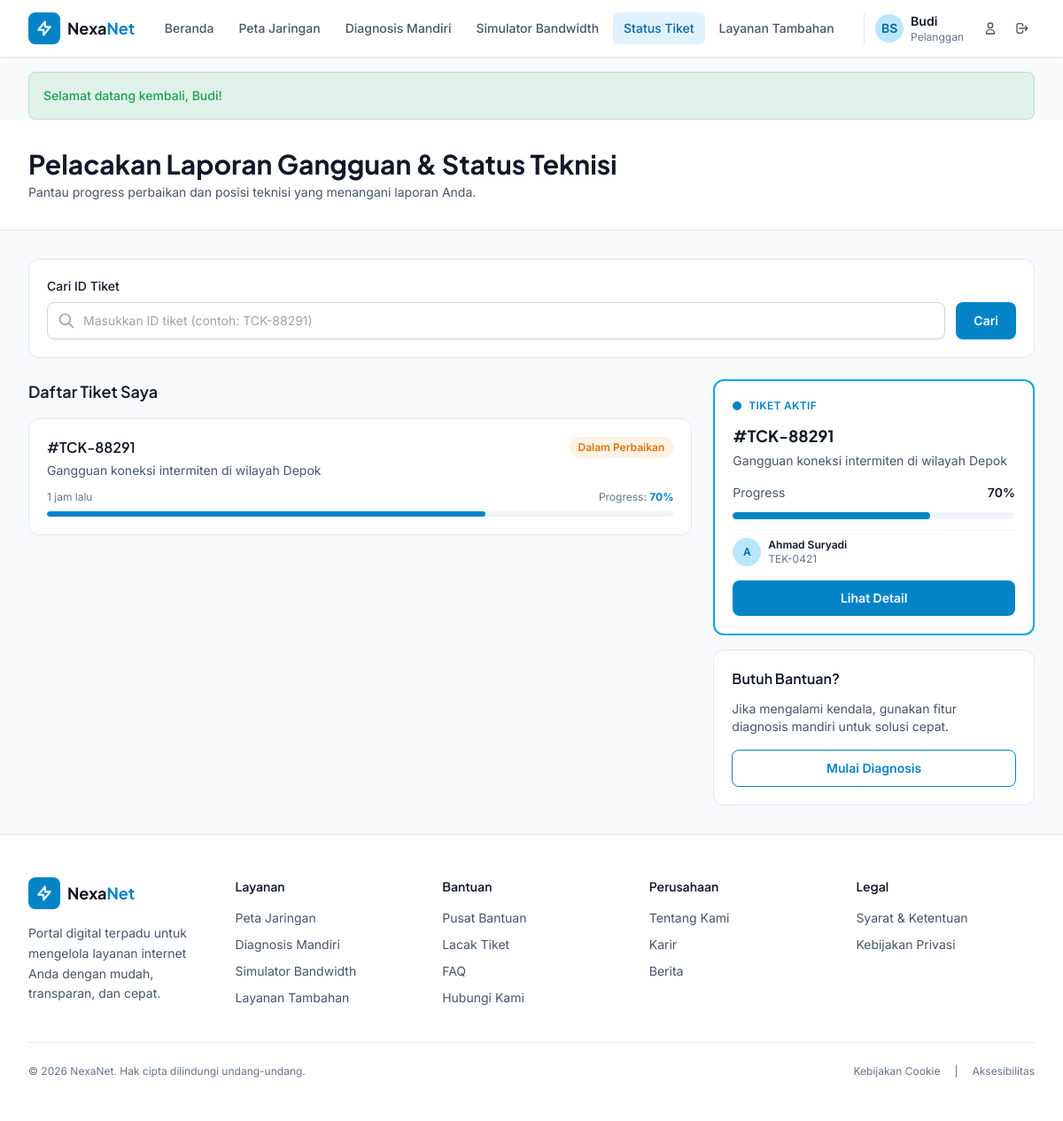
The app's page /status-tiket.php (signed in) with its own data.
### tables this page shows
CREATE TABLE users (
    id INT PRIMARY KEY AUTO_INCREMENT,
    nama VARCHAR(100) NOT NULL,
    email VARCHAR(100) UNIQUE NOT NULL,
    password VARCHAR(255) NOT NULL,
    telepon VARCHAR(20),
    alamat TEXT,
    wilayah_id INT,
    role ENUM('user','admin') DEFAULT 'user',
    avatar VARCHAR(255),
    created_at TIMESTAMP DEFAULT CURRENT_TIMESTAMP,
    last_login TIMESTAMP NULL,
    INDEX idx_email (email),
    INDEX idx_wilayah (wilayah_id)
);

CREATE TABLE tickets (
    id INT PRIMARY KEY AUTO_INCREMENT,
    kode_tiket VARCHAR(20) UNIQUE NOT NULL,
    user_id INT NOT NULL,
    judul VARCHAR(255) NOT NULL,
    kategori VARCHAR(100),
    prioritas ENUM('Rendah','Sedang','Tinggi') DEFAULT 'Sedang',
    status ENUM('Baru','Dalam Perbaikan','Selesai','Dibatalkan') DEFAULT 'Baru',
    progress INT DEFAULT 0,
    deskripsi TEXT,
    teknisi_id INT,
    eta_tiba VARCHAR(100),
    tanggal_lapor TIMESTAMP DEFAULT CURRENT_TIMESTAMP,
    FOREIGN KEY (user_id) REFERENCES users(id) ON DELETE CASCADE,
    FOREIGN KEY (teknisi_id) REFERENCES technicians(id),
    INDEX idx_user (user_id),
    INDEX idx_kode (kode_tiket),
    INDEX idx_status (status)
);

CREATE TABLE technicians (
    id INT PRIMARY KEY AUTO_INCREMENT,
    nama VARCHAR(100) NOT NULL,
    kode_teknisi VARCHAR(20) UNIQUE NOT NULL,
    rating DECIMAL(2,1) DEFAULT 0.0,
    jumlah_ulasan INT DEFAULT 0,
    telepon VARCHAR(20),
    kendaraan VARCHAR(50),
    INDEX idx_kode (kode_teknisi)
);

### config/session.php (called while the page is built, shortened)
<?php
function isLoggedIn() {
    return isset($_SESSION['user_id']);
}
function getCurrentUser($pdo) {
    $stmt = $pdo->prepare("SELECT id, nama, email, telepon, alamat, wilayah_id, role, created_at, last_login FROM users WHERE id = ?");
    $stmt->execute([$_SESSION['user_id']]);
    return $stmt->fetch();
}
?>

### status-tiket.php (the view, shortened to what this page needs)
<?php
require_once 'config/functions.php';
require_once 'config/session.php';
$user = isLoggedIn() ? getCurrentUser($pdo) : null;
$myTickets = $user ? getUserTickets($pdo, $user['id']) : [];
$activeTicket = $user ? getActiveTicket($pdo, $user['id']) : null;
include 'includes/header.php';
include 'includes/navbar.php';
?>
<main class="flex-1">
    <section class="bg-white border-b border-slate-200">
        <div class="max-w-container mx-auto px-4 sm:px-6 lg:px-8 py-8">
            <h1 class="font-display font-bold text-2xl lg:text-3xl text-ink">Pelacakan Laporan Gangguan & Status Teknisi</h1>
            <p class="text-sm text-slate-600 mt-1">Pantau progress perbaikan dan posisi teknisi yang menangani laporan Anda.</p>
        </div>
    </section>
    <section class="max-w-container mx-auto px-4 sm:px-6 lg:px-8 py-8">
        <div class="bg-white rounded-xl border border-slate-200 p-5 mb-6">
            <label class="text-sm font-medium text-ink mb-2 block">Cari ID Tiket</label>
            <div class="flex gap-3">
                <div class="relative flex-1">
                    <svg class="absolute left-3 top-1/2 -translate-y-1/2 w-5 h-5 text-slate-400" fill="none" stroke="currentColor" stroke-width="2" viewBox="0 0 24 24"><path stroke-linecap="round" stroke-linejoin="round" d="M21 21l-6-6m2-5a7 7 0 11-14 0 7 7 0 0114 0z"/></svg>
                    <input type="text" id="ticketSearch" placeholder="Masukkan ID tiket (contoh: TCK-88291)" class="w-full pl-10 pr-4 py-2.5 rounded-lg border border-slate-300 text-sm focus:border-brand-500 focus:ring-2 focus:ring-brand-100 outline-none">
                </div>
                <button onclick="const v=document.getElementById('ticketSearch').value.trim(); if(v.length>=3) window.location.href='detail-tiket.php?kode='+encodeURIComponent(v); else alert('Masukkan minimal 3 karakter')" class="px-5 py-2.5 bg-brand-600 hover:bg-brand-700 text-white font-semibold text-sm rounded-lg transition-colors">Cari</button>
            </div>
        </div>
        <div class="grid lg:grid-cols-3 gap-6">
            <div class="lg:col-span-2 space-y-4">
                <?php if ($user && !empty($myTickets)): ?>
                <h2 class="font-display font-semibold text-lg text-ink mb-2">Daftar Tiket Saya</h2>
                <?php foreach ($myTickets as $t):
                    $statusColor = $t['status'] === 'Selesai' ? 'bg-status-normal/10 text-status-normal' : ($t['status'] === 'Dalam Perbaikan' ? 'bg-status-maintenance/10 text-status-maintenance' : 'bg-slate-100 text-slate-600');
                ?>
                <a href="detail-tiket.php?kode=<?php echo urlencode($t['kode_tiket']); ?>" class="bg-white rounded-xl border border-slate-200 p-5 card-hover block">
                    <div class="flex items-start justify-between gap-4 mb-3">
                        <div>
                            <div class="font-display font-semibold text-ink mb-1">#<?php echo $t['kode_tiket']; ?></div>
                            <div class="text-sm text-slate-600 line-clamp-1"><?php echo htmlspecialchars($t['judul']); ?></div>
                        </div>
                        <span class="px-2.5 py-1 rounded-full text-xs font-semibold shrink-0 <?php echo $statusColor; ?>"><?php echo $t['status']; ?></span>
                    </div>
                    <div class="flex items-center justify-between text-xs text-slate-500">
                        <span><?php echo timeAgo($t['tanggal_lapor']); ?></span>
                        <span>Progress: <strong class="text-brand-600"><?php echo $t['progress']; ?>%</strong></span>
                    </div>
                    <div class="mt-2 h-1.5 bg-slate-100 rounded-full overflow-hidden"><div class="h-full bg-brand-600 rounded-full" style="width:<?php echo $t['progress']; ?>%"></div></div>
                </a>
                <?php endforeach; ?>
                <?php endif; ?>
            </div>
            <aside class="space-y-4">
                <?php if ($activeTicket): ?>
                <div class="bg-white rounded-xl border-2 border-brand-500 p-5">
                    <div class="flex items-center gap-2 mb-3"><span class="w-2.5 h-2.5 rounded-full bg-brand-600 animate-pulse"></span><span class="text-xs font-semibold text-brand-600 uppercase tracking-wide">Tiket Aktif</span></div>
                    <h3 class="font-display font-bold text-lg text-ink mb-1">#<?php echo $activeTicket['kode_tiket']; ?></h3>
                    <p class="text-sm text-slate-600 mb-4 line-clamp-2"><?php echo htmlspecialchars($activeTicket['judul']); ?></p>
                    <div class="space-y-3 mb-4">
                        <div class="flex justify-between text-sm"><span class="text-slate-600">Progress</span><span class="font-semibold text-ink"><?php echo $activeTicket['progress']; ?>%</span></div>
                        <div class="h-2 bg-slate-100 rounded-full overflow-hidden"><div class="h-full bg-brand-600 rounded-full" style="width:<?php echo $activeTicket['progress']; ?>%"></div></div>
                        <?php if ($activeTicket['teknisi_nama']): ?>
                        <div class="flex items-center gap-2 pt-2 border-t border-slate-100">
                            <div class="w-8 h-8 rounded-full bg-brand-100 text-brand-700 flex items-center justify-center font-semibold text-xs"><?php echo strtoupper(substr($activeTicket['teknisi_nama'], 0, 1)); ?></div>
                            <div class="text-xs">
                                <div class="font-semibold text-ink"><?php echo htmlspecialchars($activeTicket['teknisi_nama']); ?></div>
                                <div class="text-slate-500"><?php echo htmlspecialchars($activeTicket['kode_teknisi']); ?></div>
                            </div>
                        </div>
                        <?php endif; ?>
                    </div>
                    <a href="detail-tiket.php?kode=<?php echo urlencode($activeTicket['kode_tiket']); ?>" class="block w-full py-2.5 bg-brand-600 hover:bg-brand-700 text-white font-semibold text-sm rounded-lg text-center transition-colors">Lihat Detail</a>
                </div>
                <?php endif; ?>
                <div class="bg-white rounded-xl border border-slate-200 p-5">
                    <h3 class="font-display font-semibold text-ink mb-3">Butuh Bantuan?</h3>
                    <p class="text-sm text-slate-600 mb-4">Jika mengalami kendala, gunakan fitur diagnosis mandiri untuk solusi cepat.</p>
                    <a href="diagnosis-mandiri.php" class="block w-full py-2.5 border border-brand-600 text-brand-600 hover:bg-brand-50 font-semibold text-sm rounded-lg text-center transition-colors">Mulai Diagnosis</a>
                </div>
            </aside>
        </div>
    </section>
</main>
<?php include 'includes/footer.php'; ?>

### includes/navbar.php (shortened to what this page needs)
<?php
$active = basename($_SERVER['PHP_SELF']);
$nav_items = [
    ['file'=>'index.php','label'=>'Beranda'],
    ['file'=>'peta-jaringan.php','label'=>'Peta Jaringan'],
    ['file'=>'diagnosis-mandiri.php','label'=>'Diagnosis Mandiri'],
    ['file'=>'simulator-bandwidth.php','label'=>'Simulator Bandwidth'],
    ['file'=>'status-tiket.php','label'=>'Status Tiket'],
    ['file'=>'layanan-tambahan.php','label'=>'Layanan Tambahan']
];
$user = isLoggedIn() ? getCurrentUser($pdo) : null;
$initials = $user ? strtoupper(substr($user['nama'], 0, 1)) . (strpos($user['nama'], ' ') ? strtoupper(substr(strstr($user['nama'], ' '), 1, 1)) : '') : 'G';
?>
<header class="bg-white border-b border-slate-200 sticky top-0 z-40 shadow-sm">
    <div class="max-w-container mx-auto px-4 sm:px-6 lg:px-8">
        <div class="flex items-center justify-between h-16">
            <a href="index.php" class="flex items-center gap-2 shrink-0">
                <div class="w-9 h-9 rounded-lg bg-brand-600 flex items-center justify-center">
                    <svg class="w-5 h-5 text-white" fill="none" stroke="currentColor" stroke-width="2.5" viewBox="0 0 24 24"><path stroke-linecap="round" stroke-linejoin="round" d="M13 10V3L4 14h7v7l9-11h-7z"/></svg>
                </div>
                <span class="font-display font-bold text-lg text-ink">Nexa<span class="text-brand-600">Net</span></span>
            </a>
            <nav class="hidden lg:flex items-center gap-1">
                <?php foreach ($nav_items as $item):
                    $is_active = ($item['file'] === $active); ?>
                    <a href="<?php echo $item['file']; ?>" class="px-3 py-2 text-sm font-medium rounded-md transition-colors <?php echo $is_active ? 'text-brand-700 bg-brand-50' : 'text-slate-600 hover:text-brand-600 hover:bg-slate-50'; ?>"><?php echo $item['label']; ?></a>
                <?php endforeach; ?>
            </nav>
            <div class="flex items-center gap-3">
                <?php if ($user): ?>
                <div class="hidden sm:flex items-center gap-2 pl-3 border-l border-slate-200">
                    <div class="w-8 h-8 rounded-full bg-brand-100 text-brand-700 flex items-center justify-center font-semibold text-sm"><?php echo $initials; ?></div>
                    <div class="hidden md:block leading-tight">
                        <div class="text-sm font-semibold text-ink"><?php echo htmlspecialchars(explode(' ', $user['nama'])[0]); ?></div>
                        <div class="text-xs text-slate-500">Pelanggan</div>
                    </div>
                    <a href="profil.php" class="ml-2 p-1.5 rounded-md hover:bg-slate-100 text-slate-600" title="Profil">
                        <svg class="w-4 h-4" fill="none" stroke="currentColor" stroke-width="2" viewBox="0 0 24 24"><path stroke-linecap="round" stroke-linejoin="round" d="M16 7a4 4 0 11-8 0 4 4 0 018 0zM12 14a7 7 0 00-7 7h14a7 7 0 00-7-7z"/></svg>
                    </a>
                    <a href="logout.php" class="p-1.5 rounded-md hover:bg-slate-100 text-slate-600" title="Logout">
                        <svg class="w-4 h-4" fill="none" stroke="currentColor" stroke-width="2" viewBox="0 0 24 24"><path stroke-linecap="round" stroke-linejoin="round" d="M17 16l4-4m0 0l-4-4m4 4H7m6 4v1a3 3 0 01-3 3H6a3 3 0 01-3-3V7a3 3 0 013-3h4a3 3 0 013 3v1"/></svg>
                    </a>
                </div>
                <?php endif; ?>
            </div>
        </div>
    </div>
</header>

### assets/css/custom.css (style rules this page uses)
html { scroll-behavior: smooth; }
.card-hover { transition: transform 0.2s ease, box-shadow 0.2s ease; }

### records on screen
users: nama "BS", nama "Budi", id.kode_tiket "TCK-88291", id.judul "Gangguan koneksi intermiten di wilayah Depok", id.progress "70", id.nama "A", id.nama "Ahmad Suryadi", id.kode_teknisi "TEK-0421"
tickets: kode_tiket "TCK-88291", judul "Gangguan koneksi intermiten di wilayah Depok", status "Dalam Perbaikan", tanggal_lapor "1 jam lalu", progress "70"

### other values on screen
$item['label'] "Beranda"
$item['label'] "Peta Jaringan"
$item['label'] "Diagnosis Mandiri"
$item['label'] "Simulator Bandwidth"
$item['label'] "Status Tiket"
$item['label'] "Layanan Tambahan"
$flash['message'] "Selamat datang kembali, Budi!"
